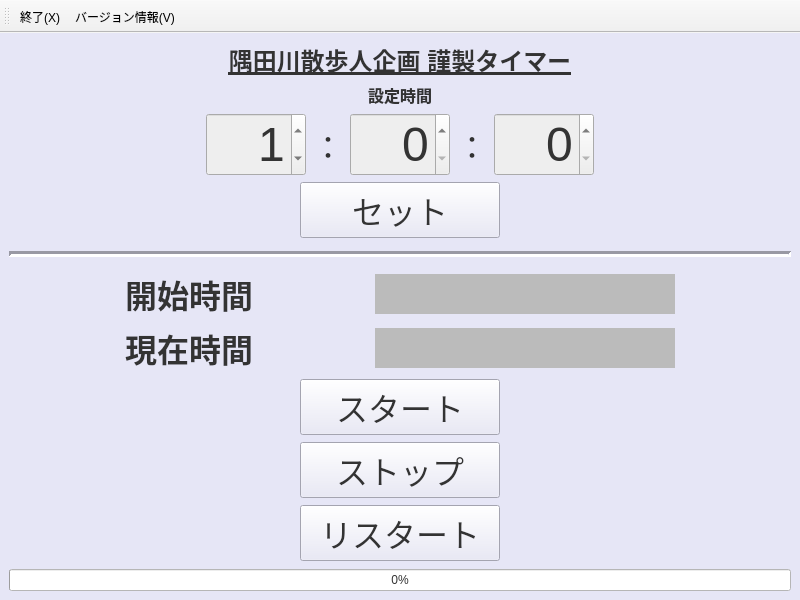
<?xml version="1.0" encoding="UTF-8"?>
<ui version="4.0">
 <class>MainWindow</class>
 <widget class="QMainWindow" name="MainWindow">
  <property name="geometry">
   <rect>
    <x>0</x>
    <y>0</y>
    <width>800</width>
    <height>600</height>
   </rect>
  </property>
  <property name="windowTitle">
   <string>隅田川散歩人企画 謹製タイマー</string>
  </property>
  <widget class="QWidget" name="centralwidget">
   <property name="styleSheet">
    <string notr="true">color:#333;
background-color:#e6e6f6;
</string>
   </property>
   <layout class="QVBoxLayout" name="verticalLayout_4">
    <item>
     <widget class="QLabel" name="label_8">
      <property name="font">
       <font>
        <pointsize>18</pointsize>
        <bold>true</bold>
        <underline>true</underline>
        <kerning>true</kerning>
       </font>
      </property>
      <property name="styleSheet">
       <string notr="true">font-weight: bold;background:transparent;</string>
      </property>
      <property name="text">
       <string>隅田川散歩人企画 謹製タイマー</string>
      </property>
      <property name="alignment">
       <set>Qt::AlignmentFlag::AlignCenter</set>
      </property>
     </widget>
    </item>
    <item>
     <spacer name="verticalSpacer_4">
      <property name="orientation">
       <enum>Qt::Orientation::Vertical</enum>
      </property>
      <property name="sizeHint" stdset="0">
       <size>
        <width>20</width>
        <height>40</height>
       </size>
      </property>
     </spacer>
    </item>
    <item>
     <layout class="QHBoxLayout" name="horizontalLayout_8">
      <item>
       <spacer name="horizontalSpacer_18">
        <property name="orientation">
         <enum>Qt::Orientation::Horizontal</enum>
        </property>
        <property name="sizeHint" stdset="0">
         <size>
          <width>40</width>
          <height>20</height>
         </size>
        </property>
       </spacer>
      </item>
      <item>
       <widget class="QLabel" name="label_3">
        <property name="font">
         <font>
          <pointsize>12</pointsize>
          <bold>true</bold>
         </font>
        </property>
        <property name="styleSheet">
         <string notr="true">background:transparent;</string>
        </property>
        <property name="text">
         <string>設定時間</string>
        </property>
       </widget>
      </item>
      <item>
       <spacer name="horizontalSpacer_17">
        <property name="orientation">
         <enum>Qt::Orientation::Horizontal</enum>
        </property>
        <property name="sizeHint" stdset="0">
         <size>
          <width>40</width>
          <height>20</height>
         </size>
        </property>
       </spacer>
      </item>
     </layout>
    </item>
    <item>
     <layout class="QHBoxLayout" name="horizontalLayout">
      <item>
       <spacer name="horizontalSpacer">
        <property name="orientation">
         <enum>Qt::Orientation::Horizontal</enum>
        </property>
        <property name="sizeHint" stdset="0">
         <size>
          <width>40</width>
          <height>20</height>
         </size>
        </property>
       </spacer>
      </item>
      <item>
       <widget class="TwoDigitSpinBox" name="hourSpinBox">
        <property name="minimumSize">
         <size>
          <width>100</width>
          <height>0</height>
         </size>
        </property>
        <property name="font">
         <font>
          <pointsize>36</pointsize>
         </font>
        </property>
        <property name="styleSheet">
         <string notr="true">background-color:#eee</string>
        </property>
        <property name="alignment">
         <set>Qt::AlignmentFlag::AlignRight|Qt::AlignmentFlag::AlignTrailing|Qt::AlignmentFlag::AlignVCenter</set>
        </property>
        <property name="value">
         <number>1</number>
        </property>
       </widget>
      </item>
      <item>
       <widget class="QLabel" name="label">
        <property name="minimumSize">
         <size>
          <width>0</width>
          <height>0</height>
         </size>
        </property>
        <property name="font">
         <font>
          <pointsize>24</pointsize>
         </font>
        </property>
        <property name="styleSheet">
         <string notr="true">background:transparent;</string>
        </property>
        <property name="text">
         <string>：</string>
        </property>
        <property name="alignment">
         <set>Qt::AlignmentFlag::AlignCenter</set>
        </property>
       </widget>
      </item>
      <item>
       <widget class="TwoDigitSpinBox" name="minuteSpinBox">
        <property name="minimumSize">
         <size>
          <width>100</width>
          <height>0</height>
         </size>
        </property>
        <property name="font">
         <font>
          <pointsize>36</pointsize>
         </font>
        </property>
        <property name="styleSheet">
         <string notr="true">background-color:#eee</string>
        </property>
        <property name="alignment">
         <set>Qt::AlignmentFlag::AlignRight|Qt::AlignmentFlag::AlignTrailing|Qt::AlignmentFlag::AlignVCenter</set>
        </property>
        <property name="maximum">
         <number>60</number>
        </property>
       </widget>
      </item>
      <item>
       <widget class="QLabel" name="label_2">
        <property name="minimumSize">
         <size>
          <width>0</width>
          <height>0</height>
         </size>
        </property>
        <property name="font">
         <font>
          <pointsize>24</pointsize>
         </font>
        </property>
        <property name="styleSheet">
         <string notr="true">background:transparent;</string>
        </property>
        <property name="text">
         <string>：</string>
        </property>
        <property name="alignment">
         <set>Qt::AlignmentFlag::AlignCenter</set>
        </property>
       </widget>
      </item>
      <item>
       <widget class="TwoDigitSpinBox" name="secondSpinBox">
        <property name="minimumSize">
         <size>
          <width>100</width>
          <height>0</height>
         </size>
        </property>
        <property name="font">
         <font>
          <pointsize>36</pointsize>
         </font>
        </property>
        <property name="styleSheet">
         <string notr="true">background-color:#eee</string>
        </property>
        <property name="alignment">
         <set>Qt::AlignmentFlag::AlignRight|Qt::AlignmentFlag::AlignTrailing|Qt::AlignmentFlag::AlignVCenter</set>
        </property>
        <property name="maximum">
         <number>60</number>
        </property>
       </widget>
      </item>
      <item>
       <spacer name="horizontalSpacer_2">
        <property name="orientation">
         <enum>Qt::Orientation::Horizontal</enum>
        </property>
        <property name="sizeHint" stdset="0">
         <size>
          <width>40</width>
          <height>20</height>
         </size>
        </property>
       </spacer>
      </item>
     </layout>
    </item>
    <item>
     <layout class="QHBoxLayout" name="horizontalLayout_10">
      <item>
       <spacer name="horizontalSpacer_3">
        <property name="orientation">
         <enum>Qt::Orientation::Horizontal</enum>
        </property>
        <property name="sizeHint" stdset="0">
         <size>
          <width>40</width>
          <height>20</height>
         </size>
        </property>
       </spacer>
      </item>
      <item>
       <widget class="QPushButton" name="pushButton">
        <property name="minimumSize">
         <size>
          <width>200</width>
          <height>0</height>
         </size>
        </property>
        <property name="font">
         <font>
          <pointsize>24</pointsize>
         </font>
        </property>
        <property name="text">
         <string>セット</string>
        </property>
       </widget>
      </item>
      <item>
       <spacer name="horizontalSpacer_4">
        <property name="orientation">
         <enum>Qt::Orientation::Horizontal</enum>
        </property>
        <property name="sizeHint" stdset="0">
         <size>
          <width>40</width>
          <height>20</height>
         </size>
        </property>
       </spacer>
      </item>
     </layout>
    </item>
    <item>
     <spacer name="verticalSpacer_3">
      <property name="orientation">
       <enum>Qt::Orientation::Vertical</enum>
      </property>
      <property name="sizeHint" stdset="0">
       <size>
        <width>20</width>
        <height>40</height>
       </size>
      </property>
     </spacer>
    </item>
    <item>
     <widget class="Line" name="line">
      <property name="minimumSize">
       <size>
        <width>0</width>
        <height>20</height>
       </size>
      </property>
      <property name="styleSheet">
       <string notr="true"/>
      </property>
      <property name="lineWidth">
       <number>3</number>
      </property>
      <property name="orientation">
       <enum>Qt::Orientation::Horizontal</enum>
      </property>
     </widget>
    </item>
    <item>
     <spacer name="verticalSpacer_2">
      <property name="orientation">
       <enum>Qt::Orientation::Vertical</enum>
      </property>
      <property name="sizeHint" stdset="0">
       <size>
        <width>20</width>
        <height>40</height>
       </size>
      </property>
     </spacer>
    </item>
    <item>
     <layout class="QHBoxLayout" name="horizontalLayout_6">
      <item>
       <spacer name="horizontalSpacer_11">
        <property name="orientation">
         <enum>Qt::Orientation::Horizontal</enum>
        </property>
        <property name="sizeHint" stdset="0">
         <size>
          <width>40</width>
          <height>20</height>
         </size>
        </property>
       </spacer>
      </item>
      <item>
       <widget class="QLabel" name="label_4">
        <property name="font">
         <font>
          <pointsize>24</pointsize>
          <bold>true</bold>
         </font>
        </property>
        <property name="styleSheet">
         <string notr="true">font-weight: bold;background:transparent;</string>
        </property>
        <property name="text">
         <string>開始時間</string>
        </property>
        <property name="alignment">
         <set>Qt::AlignmentFlag::AlignCenter</set>
        </property>
       </widget>
      </item>
      <item>
       <spacer name="horizontalSpacer_12">
        <property name="orientation">
         <enum>Qt::Orientation::Horizontal</enum>
        </property>
        <property name="sizeHint" stdset="0">
         <size>
          <width>40</width>
          <height>20</height>
         </size>
        </property>
       </spacer>
      </item>
      <item>
       <widget class="QLabel" name="begin_label">
        <property name="minimumSize">
         <size>
          <width>300</width>
          <height>0</height>
         </size>
        </property>
        <property name="maximumSize">
         <size>
          <width>16777215</width>
          <height>40</height>
         </size>
        </property>
        <property name="font">
         <font>
          <pointsize>24</pointsize>
         </font>
        </property>
        <property name="styleSheet">
         <string notr="true">background-color:#bbb</string>
        </property>
        <property name="text">
         <string/>
        </property>
        <property name="alignment">
         <set>Qt::AlignmentFlag::AlignCenter</set>
        </property>
       </widget>
      </item>
      <item>
       <spacer name="horizontalSpacer_13">
        <property name="orientation">
         <enum>Qt::Orientation::Horizontal</enum>
        </property>
        <property name="sizeHint" stdset="0">
         <size>
          <width>40</width>
          <height>20</height>
         </size>
        </property>
       </spacer>
      </item>
     </layout>
    </item>
    <item>
     <layout class="QHBoxLayout" name="horizontalLayout_7">
      <item>
       <spacer name="horizontalSpacer_14">
        <property name="orientation">
         <enum>Qt::Orientation::Horizontal</enum>
        </property>
        <property name="sizeHint" stdset="0">
         <size>
          <width>40</width>
          <height>20</height>
         </size>
        </property>
       </spacer>
      </item>
      <item>
       <widget class="QLabel" name="label_5">
        <property name="font">
         <font>
          <pointsize>24</pointsize>
          <bold>true</bold>
         </font>
        </property>
        <property name="styleSheet">
         <string notr="true">font-weight: bold;background:transparent;</string>
        </property>
        <property name="text">
         <string>現在時間</string>
        </property>
        <property name="alignment">
         <set>Qt::AlignmentFlag::AlignCenter</set>
        </property>
       </widget>
      </item>
      <item>
       <spacer name="horizontalSpacer_15">
        <property name="orientation">
         <enum>Qt::Orientation::Horizontal</enum>
        </property>
        <property name="sizeHint" stdset="0">
         <size>
          <width>40</width>
          <height>20</height>
         </size>
        </property>
       </spacer>
      </item>
      <item>
       <widget class="QLabel" name="now_label">
        <property name="minimumSize">
         <size>
          <width>300</width>
          <height>0</height>
         </size>
        </property>
        <property name="maximumSize">
         <size>
          <width>16777215</width>
          <height>40</height>
         </size>
        </property>
        <property name="font">
         <font>
          <pointsize>24</pointsize>
         </font>
        </property>
        <property name="styleSheet">
         <string notr="true">background-color:#bbb</string>
        </property>
        <property name="text">
         <string/>
        </property>
        <property name="alignment">
         <set>Qt::AlignmentFlag::AlignCenter</set>
        </property>
       </widget>
      </item>
      <item>
       <spacer name="horizontalSpacer_16">
        <property name="orientation">
         <enum>Qt::Orientation::Horizontal</enum>
        </property>
        <property name="sizeHint" stdset="0">
         <size>
          <width>40</width>
          <height>20</height>
         </size>
        </property>
       </spacer>
      </item>
     </layout>
    </item>
    <item>
     <layout class="QHBoxLayout" name="horizontalLayout_11">
      <item>
       <spacer name="horizontalSpacer_19">
        <property name="orientation">
         <enum>Qt::Orientation::Horizontal</enum>
        </property>
        <property name="sizeHint" stdset="0">
         <size>
          <width>40</width>
          <height>20</height>
         </size>
        </property>
       </spacer>
      </item>
      <item>
       <layout class="QHBoxLayout" name="horizontalLayout_2">
        <item>
         <layout class="QVBoxLayout" name="verticalLayout_2">
          <item>
           <spacer name="verticalSpacer_5">
            <property name="orientation">
             <enum>Qt::Orientation::Vertical</enum>
            </property>
            <property name="sizeHint" stdset="0">
             <size>
              <width>20</width>
              <height>40</height>
             </size>
            </property>
           </spacer>
          </item>
          <item>
           <widget class="QLabel" name="label_6">
            <property name="sizePolicy">
             <sizepolicy hsizetype="Fixed" vsizetype="Fixed">
              <horstretch>0</horstretch>
              <verstretch>2</verstretch>
             </sizepolicy>
            </property>
            <property name="minimumSize">
             <size>
              <width>66</width>
              <height>154</height>
             </size>
            </property>
            <property name="maximumSize">
             <size>
              <width>66</width>
              <height>154</height>
             </size>
            </property>
            <property name="styleSheet">
             <string notr="true">background:transparent;</string>
            </property>
            <property name="text">
             <string/>
            </property>
            <property name="pixmap">
             <pixmap resource="timerrc.qrc">:/images/images/pause_chara.png</pixmap>
            </property>
            <property name="alignment">
             <set>Qt::AlignmentFlag::AlignCenter</set>
            </property>
           </widget>
          </item>
          <item>
           <spacer name="verticalSpacer_6">
            <property name="orientation">
             <enum>Qt::Orientation::Vertical</enum>
            </property>
            <property name="sizeHint" stdset="0">
             <size>
              <width>20</width>
              <height>40</height>
             </size>
            </property>
           </spacer>
          </item>
         </layout>
        </item>
        <item>
         <spacer name="horizontalSpacer_21">
          <property name="orientation">
           <enum>Qt::Orientation::Horizontal</enum>
          </property>
          <property name="sizeHint" stdset="0">
           <size>
            <width>40</width>
            <height>20</height>
           </size>
          </property>
         </spacer>
        </item>
        <item>
         <layout class="QVBoxLayout" name="verticalLayout">
          <item>
           <layout class="QHBoxLayout" name="horizontalLayout_3">
            <item>
             <spacer name="horizontalSpacer_5">
              <property name="orientation">
               <enum>Qt::Orientation::Horizontal</enum>
              </property>
              <property name="sizeHint" stdset="0">
               <size>
                <width>40</width>
                <height>20</height>
               </size>
              </property>
             </spacer>
            </item>
            <item>
             <widget class="QPushButton" name="pushButton_2">
              <property name="minimumSize">
               <size>
                <width>200</width>
                <height>0</height>
               </size>
              </property>
              <property name="font">
               <font>
                <pointsize>24</pointsize>
               </font>
              </property>
              <property name="styleSheet">
               <string notr="true"/>
              </property>
              <property name="text">
               <string>スタート</string>
              </property>
             </widget>
            </item>
            <item>
             <spacer name="horizontalSpacer_6">
              <property name="orientation">
               <enum>Qt::Orientation::Horizontal</enum>
              </property>
              <property name="sizeHint" stdset="0">
               <size>
                <width>40</width>
                <height>20</height>
               </size>
              </property>
             </spacer>
            </item>
           </layout>
          </item>
          <item>
           <layout class="QHBoxLayout" name="horizontalLayout_4">
            <item>
             <spacer name="horizontalSpacer_7">
              <property name="orientation">
               <enum>Qt::Orientation::Horizontal</enum>
              </property>
              <property name="sizeHint" stdset="0">
               <size>
                <width>40</width>
                <height>20</height>
               </size>
              </property>
             </spacer>
            </item>
            <item>
             <widget class="QPushButton" name="pushButton_3">
              <property name="minimumSize">
               <size>
                <width>200</width>
                <height>0</height>
               </size>
              </property>
              <property name="font">
               <font>
                <pointsize>24</pointsize>
               </font>
              </property>
              <property name="styleSheet">
               <string notr="true"/>
              </property>
              <property name="text">
               <string>ストップ</string>
              </property>
             </widget>
            </item>
            <item>
             <spacer name="horizontalSpacer_8">
              <property name="orientation">
               <enum>Qt::Orientation::Horizontal</enum>
              </property>
              <property name="sizeHint" stdset="0">
               <size>
                <width>40</width>
                <height>20</height>
               </size>
              </property>
             </spacer>
            </item>
           </layout>
          </item>
          <item>
           <layout class="QHBoxLayout" name="horizontalLayout_5">
            <item>
             <spacer name="horizontalSpacer_9">
              <property name="orientation">
               <enum>Qt::Orientation::Horizontal</enum>
              </property>
              <property name="sizeHint" stdset="0">
               <size>
                <width>40</width>
                <height>20</height>
               </size>
              </property>
             </spacer>
            </item>
            <item>
             <widget class="QPushButton" name="pushButton_4">
              <property name="minimumSize">
               <size>
                <width>200</width>
                <height>0</height>
               </size>
              </property>
              <property name="font">
               <font>
                <pointsize>24</pointsize>
               </font>
              </property>
              <property name="styleSheet">
               <string notr="true"/>
              </property>
              <property name="text">
               <string>リスタート</string>
              </property>
             </widget>
            </item>
            <item>
             <spacer name="horizontalSpacer_10">
              <property name="orientation">
               <enum>Qt::Orientation::Horizontal</enum>
              </property>
              <property name="sizeHint" stdset="0">
               <size>
                <width>40</width>
                <height>20</height>
               </size>
              </property>
             </spacer>
            </item>
           </layout>
          </item>
         </layout>
        </item>
        <item>
         <spacer name="horizontalSpacer_22">
          <property name="orientation">
           <enum>Qt::Orientation::Horizontal</enum>
          </property>
          <property name="sizeHint" stdset="0">
           <size>
            <width>40</width>
            <height>20</height>
           </size>
          </property>
         </spacer>
        </item>
        <item>
         <layout class="QVBoxLayout" name="verticalLayout_3">
          <item>
           <spacer name="verticalSpacer_7">
            <property name="orientation">
             <enum>Qt::Orientation::Vertical</enum>
            </property>
            <property name="sizeHint" stdset="0">
             <size>
              <width>20</width>
              <height>40</height>
             </size>
            </property>
           </spacer>
          </item>
          <item>
           <widget class="QLabel" name="label_7">
            <property name="sizePolicy">
             <sizepolicy hsizetype="Fixed" vsizetype="Fixed">
              <horstretch>0</horstretch>
              <verstretch>0</verstretch>
             </sizepolicy>
            </property>
            <property name="minimumSize">
             <size>
              <width>66</width>
              <height>154</height>
             </size>
            </property>
            <property name="maximumSize">
             <size>
              <width>66</width>
              <height>154</height>
             </size>
            </property>
            <property name="styleSheet">
             <string notr="true">background:transparent;</string>
            </property>
            <property name="text">
             <string/>
            </property>
            <property name="pixmap">
             <pixmap resource="timerrc.qrc">:/images/images/pause_chara2.png</pixmap>
            </property>
            <property name="alignment">
             <set>Qt::AlignmentFlag::AlignCenter</set>
            </property>
           </widget>
          </item>
          <item>
           <spacer name="verticalSpacer_8">
            <property name="orientation">
             <enum>Qt::Orientation::Vertical</enum>
            </property>
            <property name="sizeHint" stdset="0">
             <size>
              <width>20</width>
              <height>40</height>
             </size>
            </property>
           </spacer>
          </item>
         </layout>
        </item>
       </layout>
      </item>
      <item>
       <spacer name="horizontalSpacer_20">
        <property name="orientation">
         <enum>Qt::Orientation::Horizontal</enum>
        </property>
        <property name="sizeHint" stdset="0">
         <size>
          <width>40</width>
          <height>20</height>
         </size>
        </property>
       </spacer>
      </item>
     </layout>
    </item>
    <item>
     <widget class="QProgressBar" name="progressBar">
      <property name="styleSheet">
       <string notr="true">background-color:#fff</string>
      </property>
      <property name="value">
       <number>0</number>
      </property>
     </widget>
    </item>
    <item>
     <spacer name="verticalSpacer">
      <property name="orientation">
       <enum>Qt::Orientation::Vertical</enum>
      </property>
      <property name="sizeHint" stdset="0">
       <size>
        <width>20</width>
        <height>40</height>
       </size>
      </property>
     </spacer>
    </item>
   </layout>
  </widget>
  <widget class="QToolBar" name="toolBar">
   <property name="windowTitle">
    <string>toolBar</string>
   </property>
   <attribute name="toolBarArea">
    <enum>TopToolBarArea</enum>
   </attribute>
   <attribute name="toolBarBreak">
    <bool>false</bool>
   </attribute>
   <addaction name="action_X"/>
   <addaction name="action_V"/>
  </widget>
  <action name="action_X">
   <property name="text">
    <string>終了(&amp;X)</string>
   </property>
   <property name="toolTip">
    <string>終了(&amp;X)</string>
   </property>
   <property name="menuRole">
    <enum>QAction::MenuRole::NoRole</enum>
   </property>
  </action>
  <action name="action_V">
   <property name="text">
    <string>バージョン情報(&amp;V)</string>
   </property>
   <property name="toolTip">
    <string>バージョン情報(&amp;V)</string>
   </property>
   <property name="menuRole">
    <enum>QAction::MenuRole::NoRole</enum>
   </property>
  </action>
 </widget>
 <customwidgets>
  <customwidget>
   <class>TwoDigitSpinBox</class>
   <extends>QSpinBox</extends>
   <header>twodigitbox.h</header>
  </customwidget>
 </customwidgets>
 <resources>
  <include location="timerrc.qrc"/>
 </resources>
 <connections/>
</ui>
